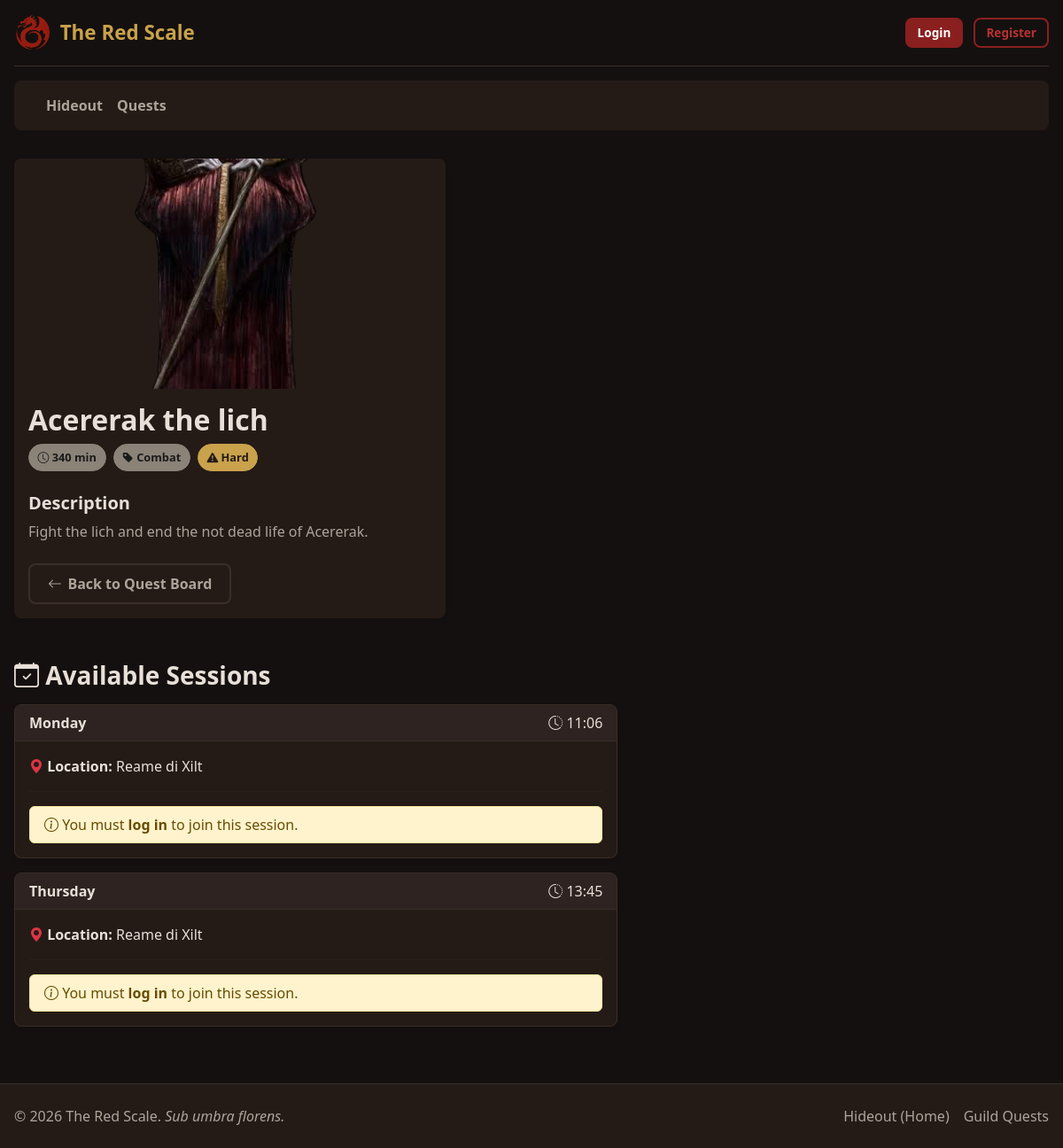
The page /quest/6 on the database its author committed.
### tables this page shows
CREATE TABLE "quests" (
	"id"	INTEGER NOT NULL UNIQUE,
	"title"	TEXT NOT NULL,
	"duration"	INTEGER NOT NULL,
	"type"	TEXT NOT NULL,
	"difficulty"	TEXT NOT NULL,
	"description"	TEXT NOT NULL,
	"img"	TEXT NOT NULL,
	PRIMARY KEY("id" AUTOINCREMENT)
);

### app.py (the view)
@app.route("/quest/<int:quest_id>")
def quest_detail(quest_id):
    quest = quests_dao.get_quest_by_id(quest_id)
    if not quest:
        flash("Quest not found.", "danger")
        return redirect(url_for("all_quests"))
    raw_sessions = quests_dao.get_sessions_by_quest(quest_id)
    sessions = [dict(row) for row in raw_sessions]
    for session in sessions:
        session_id = session["id"]
        session["rem_warrior"] = quests_dao.get_available_role_spots(session_id, 1)
        session["rem_mage"] = quests_dao.get_available_role_spots(session_id, 2)
        session["rem_healer"] = quests_dao.get_available_role_spots(session_id, 3)
        session["total_participants"] = quests_dao.count_participants(session_id)
        session_start = get_next_session_datetime(session["day"], session["time"])
        time_diff = session_start - datetime.now()
        session["time_locked"] = time_diff < timedelta(hours=8)
    return render_template("quest.html", quest=quest, sessions=sessions)

### app.py (called while the page is built)
def get_next_session_datetime(day_str, time_str):
    weekdays = {
        'Monday': 0, 'Tuesday': 1, 'Wednesday': 2,
        'Thursday': 3, 'Friday': 4, 'Saturday': 5, 'Sunday': 6
    }
    now = datetime.now()
    target_weekday = weekdays.get(day_str, 0)
    days_ahead = target_weekday - now.weekday()
    if days_ahead < 0:
        days_ahead += 7
    target_hour, target_minute = map(int, time_str.split(':'))
    target_datetime = now + timedelta(days=days_ahead)
    target_datetime = target_datetime.replace(hour=target_hour, minute=target_minute, second=0, microsecond=0)
    if days_ahead == 0 and target_datetime < now:
        target_datetime += timedelta(days=7)
    return target_datetime

### quests_dao.py (called while the page is built)
def get_db_connection():
    conn = sqlite3.connect(DB_NAME)
    conn.row_factory = sqlite3.Row
    return conn

def get_quest_by_id(quest_id):
    conn = get_db_connection()
    cursor = conn.cursor()
    cursor.execute("SELECT * FROM quests WHERE id = ?", (quest_id,))
    quest = cursor.fetchone()
    conn.close()
    return quest

def get_sessions_by_quest(quest_id):
    conn = get_db_connection()
    cursor = conn.cursor()
    cursor.execute("SELECT * FROM sessions WHERE quest_id = ? ORDER BY day, time", (quest_id,))
    sessions = cursor.fetchall()
    conn.close()
    return sessions

def count_participants(session_id):
    query = "SELECT SUM(places) as total FROM participations WHERE session_id = ?"
    conn = get_db_connection()
    cursor = conn.cursor()
    cursor.execute(query, (session_id,))
    result = cursor.fetchone()
    conn.close()
    return result['total'] if result['total'] else 0

def get_available_role_spots(session_id, role):
    role = int(role)
    role_limits = {
        1: 4,
        2: 3,
        3: 2
    }
    max_spots = role_limits.get(role, 0)
    query = "SELECT SUM(places) as taken FROM participations WHERE session_id = ? AND role = ?"
    conn = get_db_connection()
    cursor = conn.cursor()
    cursor.execute(query, (session_id, role))
    result = cursor.fetchone()
    conn.close()
    taken = result['taken'] if result['taken'] else 0
    return max_spots - taken

### templates/quest.html (shortened to what this page needs)
{% extends 'base.html' %}
{% block content %}
<div class="col-12 col-lg-5 mb-4">
  <div class="card shadow-sm border-0 h-100">
    <img src="{{ url_for('static', filename='images/' ~ quest.img) }}" class="card-img-top cult-quest-image" alt="{{ quest.title }}">
    <div class="card-body">
      <h2 class="card-title fw-bold text-primary">{{ quest.title }}</h2>
      <div class="d-flex flex-wrap gap-2 mb-3 mt-2">
        <span class="cult-badge badge-ash"><i class="bi bi-clock"></i> {{ quest.duration }} min</span>
        <span class="cult-badge badge-ash"><i class="bi bi-tag-fill"></i> {{ quest.type | capitalize }}</span>
        <span class="cult-badge badge-gold"><i class="bi bi-exclamation-triangle-fill"></i> {{ quest.difficulty | capitalize }}</span>
      </div>
      <h5 class="mt-4">Description</h5>
      <p class="card-text text-muted">{{ quest.description }}</p>
      <div class="mt-4">
        <a href="{{ url_for('all_quests') }}" class="btn-cult btn-cult-outline">
          <i class="bi bi-arrow-left"></i> Back to Quest Board
        </a>
      </div>
    </div>
  </div>
</div>
<div class="col-12 col-lg-7">
  <h3 class="mb-3"><i class="bi bi-calendar-check"></i> Available Sessions</h3>
  {% if sessions %}
    <div class="row row-cols-1 g-3">
    {% for session in sessions %}
      <div class="col">
        <div class="card shadow-sm border-secondary">
          <div class="card-header bg-dark text-white d-flex justify-content-between align-items-center">
            <strong>{{ session.day }}</strong>
            <span><i class="bi bi-clock-history"></i> {{ session.time }}</span>
          </div>
          <div class="card-body">
            <p class="card-text mb-2">
              <i class="bi bi-geo-alt-fill text-danger"></i> <strong>Location:</strong> {{ session.location }}
            </p>
            <hr>
            {% if not current_user.is_authenticated %}
              <div class="alert alert-warning py-2 mb-0">
                <i class="bi bi-info-circle"></i> You must <a href="{{ url_for('login') }}" class="alert-link">log in</a> to join this session.
              </div>
            {% elif current_user.priority == 1 %}
              <div class="alert alert-secondary py-2 mb-0">
                <i class="bi bi-shield-slash"></i> Only adventurers can join a session.
              </div>
            {% endif %}
          </div>
        </div>
      </div>
    {% endfor %}
    </div>
  {% else %}
    <div class="alert alert-info">
      No sessions are currently scheduled for this quest.
    </div>
  {% endif %}
</div>
{% endblock %}

### static/styles/styles.css (style rules this page uses)
:root { --c-bg: #14100f; --c-bg-alt: #1b1512; --c-surface: #241b17; --c-surface-light: #2e2320; --c-red: #8a1f1f; --c-red-dark: #5e1414; --c-red-light: #b83232; --c-gold: #c9a24b; --c-ash: #8b8378; --c-text: #e8e0d8; --c-text-muted: #ada49a; --c-border: #3a2e29; --radius: 8px; }
body.cult-layout { background-color: var(--c-bg); color: var(--c-text); font-family: system-ui, "Segoe UI", Roboto, sans-serif; min-height: 100vh; display: flex; flex-direction: column; }
a { color: var(--c-red-light); text-decoration: none; }
h1, h2, h3, h4, h5, h6 { color: var(--c-text); font-weight: 700; }
.btn-cult { display: inline-flex; align-items: center; justify-content: center; gap: .4rem; padding: .55rem 1.25rem; border-radius: var(--radius); font-weight: 600; border: 2px solid transparent; cursor: pointer; transition: all .15s ease; }
.btn-cult-outline { background-color: transparent; border-color: var(--c-border); color: var(--c-text-muted); }
.border-primary, .border-secondary, .border-danger, .border-info { border-color: var(--c-border) !important; }
.text-white, .text-dark, .text-primary, .text-success { color: var(--c-text) !important; }
.bg-dark, .bg-primary, .bg-light, .bg-secondary { background-color: var(--c-surface-light) !important; }
hr { border-color: var(--c-border); }
.card, .cult-panel { background-color: var(--c-surface); border: 1px solid var(--c-border); border-radius: var(--radius); color: var(--c-text); }
.card-header { border-bottom: 1px solid var(--c-border); color: var(--c-text) !important; }
.card-body { color: var(--c-text); }
.text-muted, .form-text { color: var(--c-text-muted) !important; }
.cult-badge { display: inline-block; padding: .3rem .6rem; border-radius: 20px; font-size: .8rem; font-weight: 600; background-color: var(--c-surface-light); color: var(--c-text); border: 1px solid var(--c-border); }
.badge-gold { background-color: var(--c-gold); color: #241b17; border-color: var(--c-gold); }
.badge-ash { background-color: var(--c-ash); color: #1a1a1a; border-color: var(--c-ash); }
.cult-quest-image { height: 260px; object-fit: cover; }

### rows shown on the page
quests: img (picture), title "Acererak the lich", duration "340", type "Combat", difficulty "Hard", description "Fight the lich and end the not dead life of Acererak."

### other values the page prints
{{ session.day }} "Monday"
{{ session.time }} "11:06"
{{ session.location }} "Reame di Xilt"
{{ session.day }} "Thursday"
{{ session.time }} "13:45"
